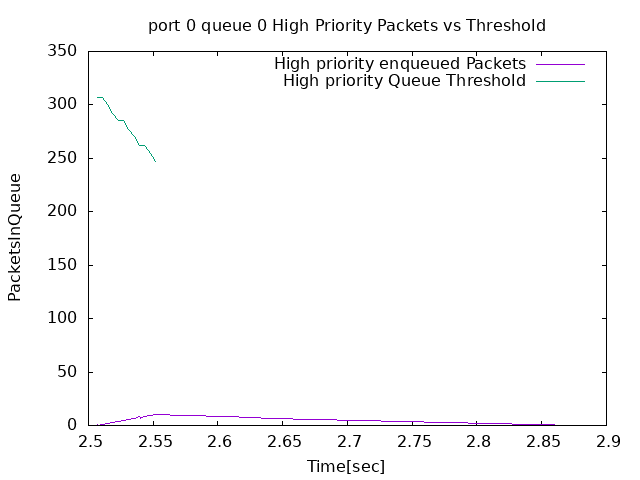

Source code (gnuplot):
set terminal png
set output "/home/boris/workspace/ns-allinone-3.40/ns-3.40/Trace_Plots/1In1Out//Predictive/Position_0.5/Length_0.4/SharedBuffer_FB/via_MultiQueues/2_ToS/prioSteadyOn/Constant/port_0_queue_0_High.png"
set title "port 0 queue 0 High Priority Packets vs Threshold"
set xlabel "Time[sec]"
set ylabel "PacketsInQueue"
plot "-"  title "High priority enqueued Packets" with lines, "-"  title "High priority Queue Threshold" with lines
2.50662 1
2.5067 0
2.51072 1
2.51482 2
2.51891 3
2.52301 4
2.5271 5
2.5312 6
2.5353 7
2.53939 8
2.54043 7
2.54349 8
2.54758 9
2.55168 10
2.57415 9
2.60788 8
2.64161 7
2.67534 6
2.70907 5
2.74279 4
2.77652 3
2.81025 2
2.84398 1
2.87771 0
e
2.50662 307
2.51072 307
2.51482 300
2.51891 292
2.52301 285
2.5271 285
2.5312 277
2.5353 270
2.53939 262
2.54349 262
2.54758 255
2.55168 247
e
